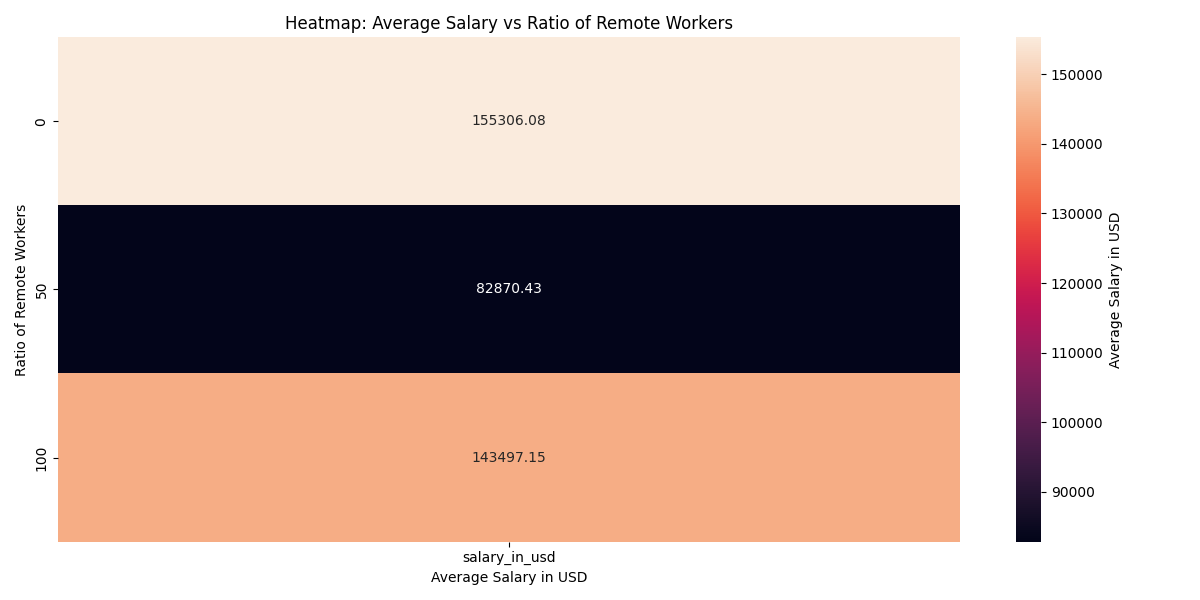

Recreate this plot in Python.
import pandas as pd
import matplotlib.pyplot as plt
import seaborn as sns

df = pd.read_csv('ai_salaries.csv')

heatmap_data = df.pivot_table(values='salary_in_usd', index='remote_ratio', aggfunc='mean')

plt.figure(figsize=(12,6))

# Create the heatmap
heatmap = sns.heatmap(heatmap_data, annot=True, fmt='.2f', cbar_kws={'label': 'Average Salary in USD'})
plt.title('Heatmap: Average Salary vs Ratio of Remote Workers')
plt.xlabel('Average Salary in USD')
plt.ylabel('Ratio of Remote Workers')

# Uncomment and modify this section if you need to add key_text
# key_text = (
#     "Key:\n"
#     "remote_ratio - The overall amount of work done remotely:\n"
#     "0 - No remote work (less than 20%)\n"
#     "50 - Partially remote\n"
#     "100 - Fully remote (more than 80%)"
# )
# plt.gcf().text(1.05, 0.5, key_text, fontsize=9, va='center')

# Fixing rotation of y-tick labels
heatmap.set_yticklabels(heatmap.get_yticklabels(), rotation=0)

plt.tight_layout()
plt.show()
